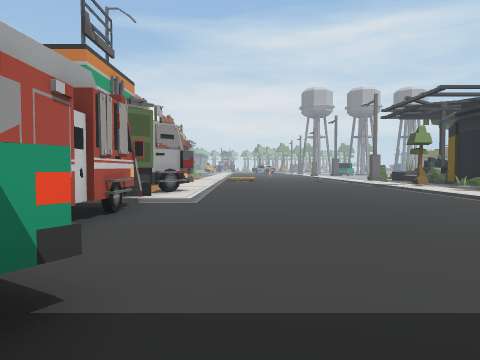
View 1 (above)

24 first-person views from a walk through a Unity game level. The camera is 1.4 m above the floor, tilts 2° down and sees 70° across. The floor is counted in squares, 2 m on a side. Each view is taken from the middle of a square. On the plan, view 1 faces up. The plan holds only what a view shows up to about 11 squares ahead; the rest is blank. The place goes on beyond the plan. The player is left out.

View 2
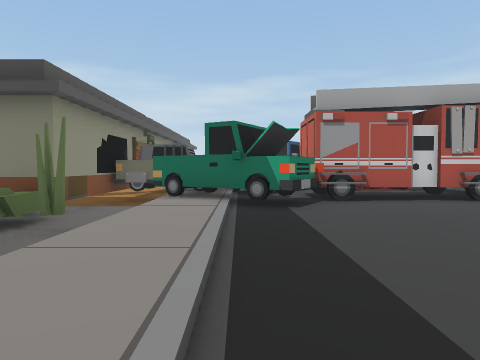

View 3
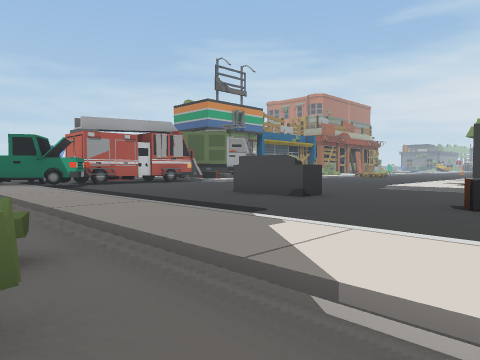

View 4
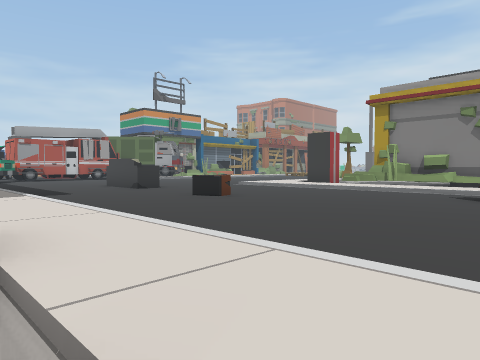

View 5
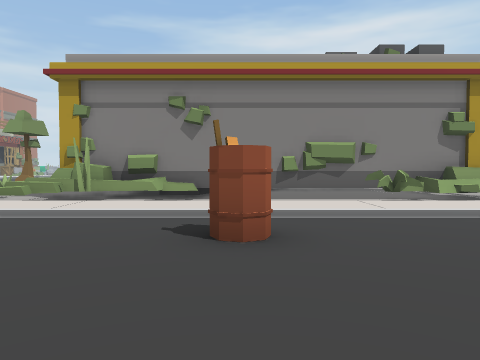

View 6
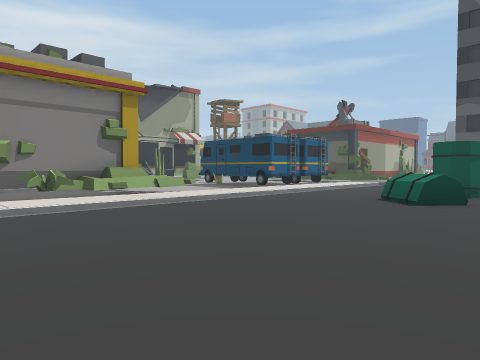

View 7
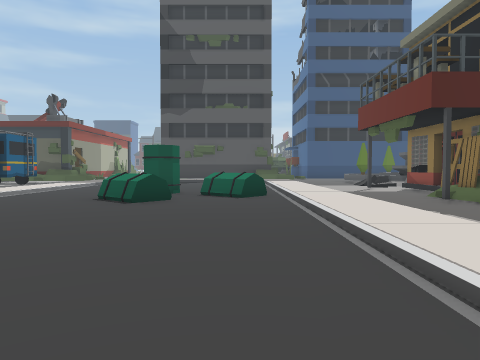

View 8
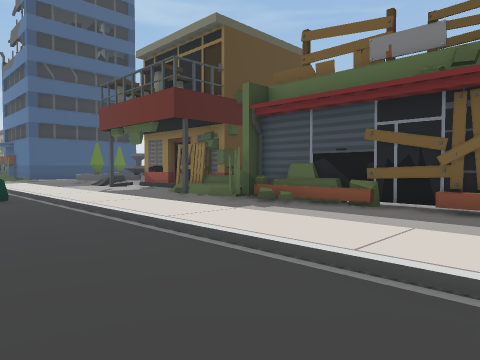

View 9
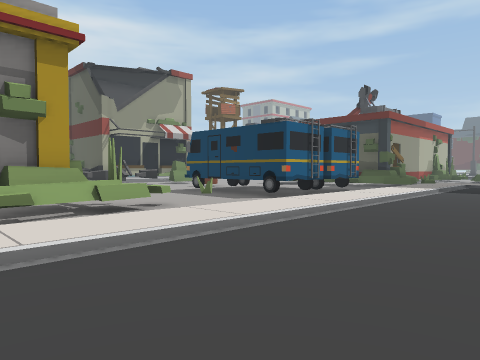

View 10
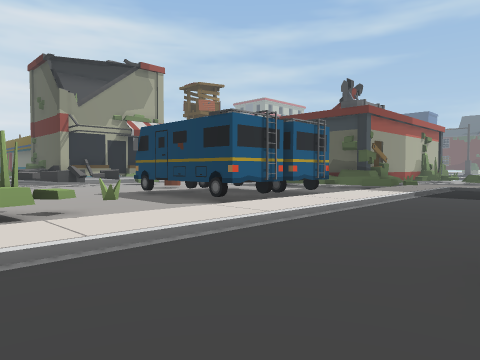

View 11
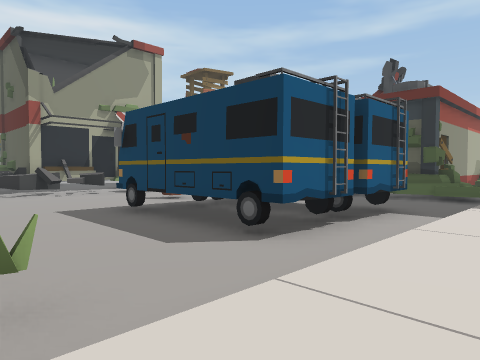

View 12
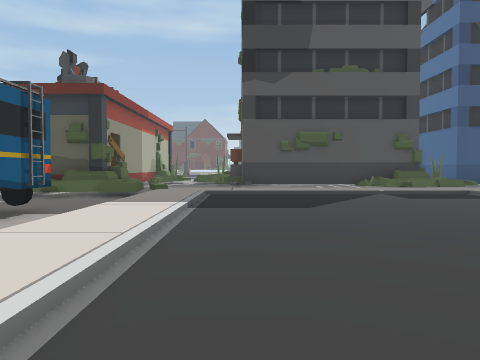

View 13
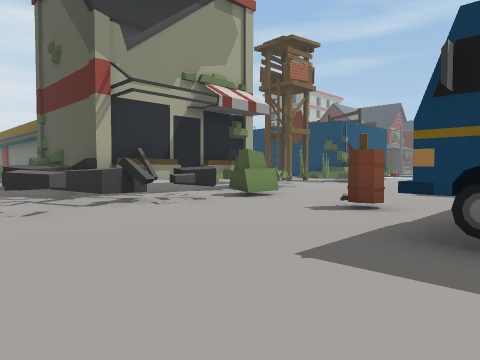

View 14
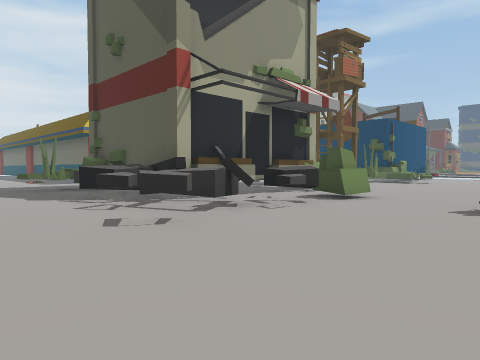

View 15
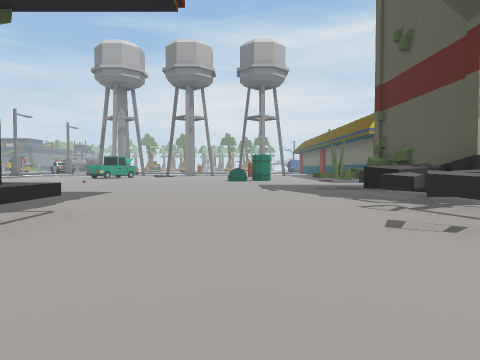

View 16
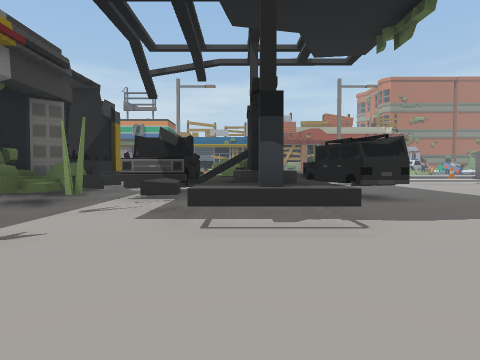

View 17
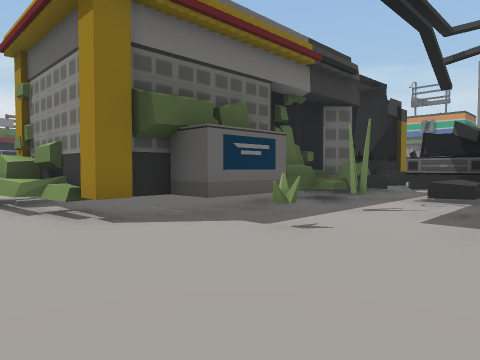

View 18
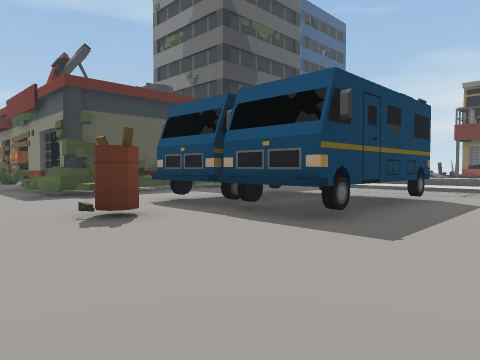

View 19
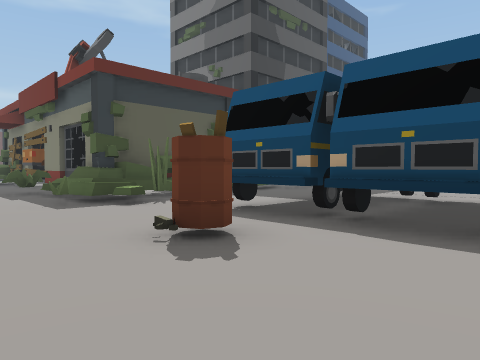

View 20
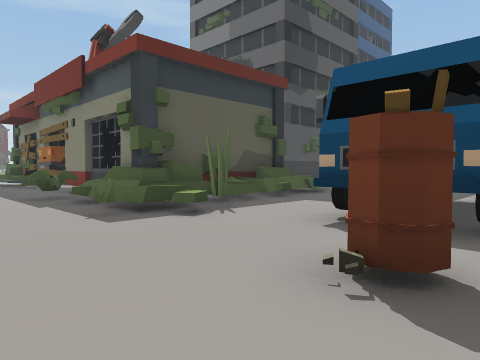

View 21
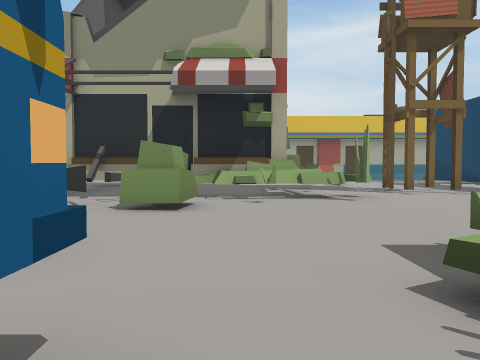

View 22
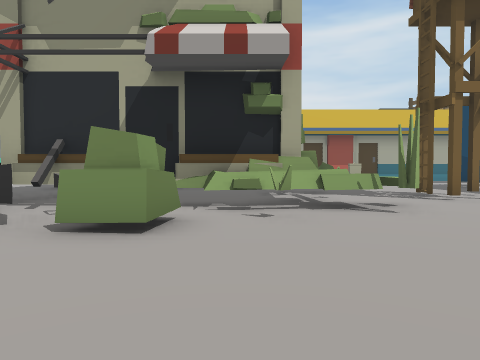

View 23
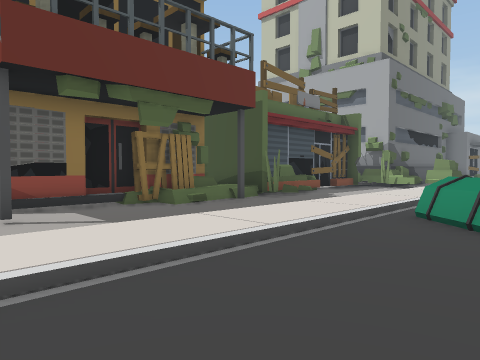

View 24
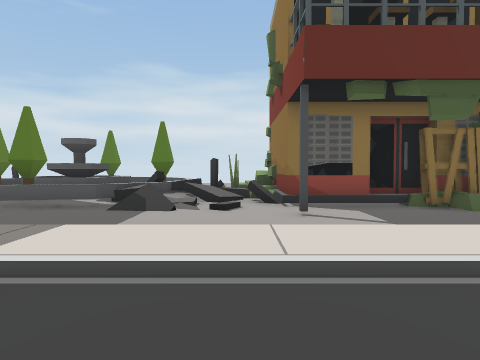

### Floor plan
Key: @ floor where view 1 was taken; # wall or solid block; x gap in a wall; . main floor; : floor 0.25 m higher than the main floor; + floor 0.5 m higher than the main floor; * floor 0.75 m higher than the main floor; % floor 1 m higher than the main floor; / step, stairs or slope; = window, fence, low wall or low ledge; ^ raised ledge; W wheel; C car; S sofa; B barrel; O other object.
Columns run from 6 left of view 1 to 35 right of it. Each row starts with its distance up from view 1.
 27                  ..   ........##      ....
 26                  .... .........^#     #...
 25                  .............^^#      ..#
 24                  .............^^#     ^..#
 23                     #.........^^######^...
 22                   ## .........^^####^#^=..
 21                   #   ^^^.....=^^^##......
 20                   ##^^^#^....^.#^^##.....
 19                  ^^## ^..................
 18                  ^  #^...#................
 17                  ^  ^.............B...=...
 16                  ^^#^^####...........==###
 15                  ######  ##.....####..####
 14              #.   #       #^....^###..^#
 13               .^  #       ##....^^^ ...#
 12               .##############...^^^ ..=#
 11    ##/::::::/+.^##^    ##^^^x...####...##
 10    #W/::::::/+OO       .  .............==
  9    OO/::::::/+++++++ ++++++++++++++++++/
  8    #//::::::///////////////////////////+
  7    ^#:::::::::::::::B::::::::::::::::::+
  6 C   #:::::::::::::::B::::::::::::::::::+
  5 C  ^:::::::::::::::::::::::::B:::::::::+
  4    ^#:::::SSS::O::::::::::::BBBB:::::::+
  3 OOO^#:::::::::::::::::::::::::B::::::::+
  2  OO OO:::::::::::::::::::::::BB::::::::+
  1     O//////////////////////////////////+
  0  CCOO+@+++++++++++++++++++++++++++++++
 -1   CO.............  #=.................
 -2  CC#..^^     ^#..     ..................
 -3    ###^               ............#.....
 -4                       ##########....:===%
 -5                                ####=##++#
 -6                                   #=#*+^^
 -7                                   ########

Where each view was taken, in squares from view 1:
view 1: 0 up, 0 right, facing up
view 2: 1 up, 5 right, facing left
view 3: 2 down, 10 right, facing up-left
view 4: 1 down, 15 right, facing up-left
view 5: 3 up, 14 right, facing up
view 6: 2 up, 15 right, facing up-right
view 7: 2 up, 15 right, facing right
view 8: 3 up, 15 right, facing down-right
view 9: 5 up, 18 right, facing up-right
view 10: 5 up, 20 right, facing up-right
view 11: 8 up, 22 right, facing up-right
view 12: 7 up, 23 right, facing right
view 13: 14 up, 22 right, facing up-right
view 14: 16 up, 21 right, facing up-right
view 15: 16 up, 21 right, facing up
view 16: 20 up, 22 right, facing left
view 17: 20 up, 22 right, facing down-left
view 18: 19 up, 23 right, facing down-right
view 19: 19 up, 25 right, facing down-right
view 20: 19 up, 27 right, facing down-right
view 21: 14 up, 30 right, facing up
view 22: 16 up, 30 right, facing up
view 23: 3 up, 29 right, facing down-left
view 24: 3 up, 29 right, facing down
